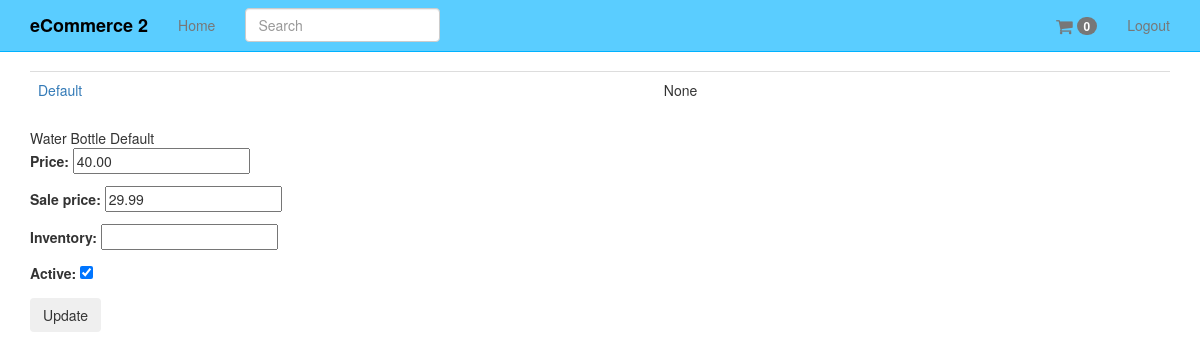
The app's page /products/3/inventory/ (signed in), older data.
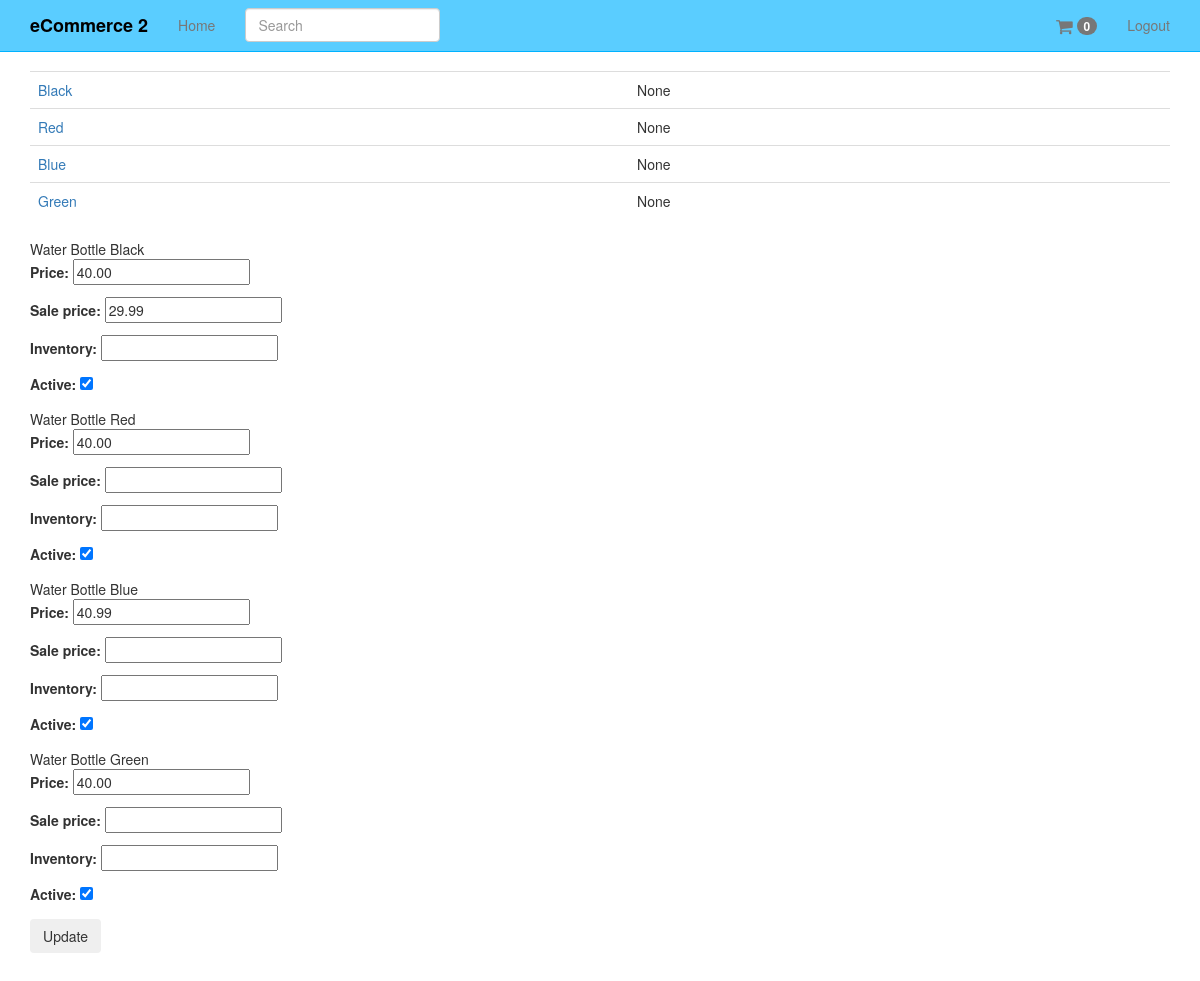
The same page, newer data.
### products/models.py (models this page shows, shortened)
class Variation(models.Model):
	product = models.ForeignKey(Product)
	title = models.CharField(max_length=120)
	price = models.DecimalField(decimal_places=2, max_digits=20)
	sale_price = models.DecimalField(decimal_places=2, max_digits=20, null=True, blank=True)
	active = models.BooleanField(default=True)
	inventory = models.IntegerField(null=True, blank=True) #refer none == unlimited amount
	def get_absolute_url(self):
		return self.product.get_absolute_url()

class Product(models.Model):
	title = models.CharField(max_length=120)
	description = models.TextField(blank=True, null=True)
	price = models.DecimalField(decimal_places=2, max_digits=20)
	active = models.BooleanField(default=True)
	categories = models.ManyToManyField('Category', blank=True)
	default = models.ForeignKey('Category', related_name='default_category', null=True, blank=True)
	objects = ProductManager()
	class Meta:
		ordering = ["-title"]
	def get_absolute_url(self):
		return reverse("product_detail", kwargs={"pk": self.pk})

### products/views.py (the view, shortened to what this page needs)
# urls.py: url(r'^(?P<pk>\d+)/inventory/$', VariationListView.as_view(), name='product_inventory'),
class VariationListView(StaffRequiredMixin, ListView):
	model = Variation
	queryset = Variation.objects.all()
	def get_context_data(self, *args, **kwargs):
		context = super(VariationListView, self).get_context_data(*args, **kwargs)
		context["formset"] = VariationInventoryFormSet(queryset=self.get_queryset())
		return context
	def get_queryset(self, *args, **kwargs):
		product_pk = self.kwargs.get("pk")
		if product_pk:
			product = get_object_or_404(Product, pk=product_pk)
			queryset = Variation.objects.filter(product=product)
		return queryset

### products/mixins.py (called while the page is built)
	@method_decorator(login_required)
	def dispatch(self, request, *args, **kwargs):
		if request.user.is_staff:
			return super(StaffRequiredMixin, self).dispatch(request, *args, **kwargs)
		else:
			raise Http404

### products/models.py (called while the page is built)
	def active(self):
		return self.filter(active=True)

	def get_queryset(self):
		return ProductQuerySet(self.model, using=self._db)

	def all(self, *args, **kwargs):
		return self.get_queryset().active()

### products/templates/products/variation_list.html (shortened to what this page needs)
{% extends "base.html" %}
{% block content %}
<table class='table'>
{% for object in object_list %}
<tr>
<td><a href='{{ object.get_absolute_url }}'>{{ object.title }}</a></td><td>{{ object.inventory }}</td>
</tr>
{% endfor %}
</table>
<form method="POST" action=""> {% csrf_token %}
{% for form in formset %}
{{ form.instance.product.title }}
{{ form.instance.title }}
{{ form.as_p }}
{% endfor %}
<input type="submit" value='Update' class='btn' />
</form>
{% endblock %}

### templates/base.html (shortened to what this page needs)
{% load staticfiles %}
<!DOCTYPE html>
<html lang="en">
  <head>
    {% include 'head_css.html' %}
  </head>
  <body>
  {% include 'navbar.html' %}
    <div class="container">
            {% block content %}
            {% endblock %}
    </div>
  </body>
</html>

### templates/head_css.html
{% load staticfiles %}
    <link rel="stylesheet" href="//maxcdn.bootstrapcdn.com/font-awesome/4.3.0/css/font-awesome.min.css">
    <link href="{% static 'css/bootstrap.min.css' %}" rel="stylesheet">
    <link href="{% static 'css/navbar-static-top.css' %}" rel="stylesheet">
     <link href="{% static 'css/custom.css' %}" rel="stylesheet">

### templates/navbar.html (shortened to what this page needs)
   {% load staticfiles %}
    <nav class="navbar navbar-default navbar-static-top">
      <div class="container">
        <div class="navbar-header">
          <a class="navbar-brand" href="{% url 'home' %}">eCommerce 2</a>
        </div>
        <div id="navbar" class="navbar-collapse collapse">
          <ul class="nav navbar-nav">
            <li><a href="{% url 'home' %}">Home</a></li>
            <form class="navbar-form navbar-left" method="GET" role="search" action='{% url "products" %}'>
            <div class="form-group">
              <input type="text" class="form-control" placeholder="Search" name="q">
            </div>
          </form>
          </ul>
          <ul class="nav navbar-nav navbar-right">
          <li>
            <a href='#'><i class="fa fa-shopping-cart fa-navbar-cart"></i> <span class='badge'>0</span></a>
          </li>
          {% if request.user.is_authenticated %}
            <li><a href="{% url 'auth_logout' %}">Logout</a></li>
            {% endif %}
          </ul>
        </div>
      </div>
    </nav>

### templates/javascript.html (shortened to what this page needs)
{% load staticfiles %}

### static_in_pro/our_static/css/navbar-static-top.css (style rules this page uses)
body { min-height: 1000px; }
.navbar-static-top { margin-bottom: 19px; background-color: #5ACDFF; border-color: #00B2FF; }
.navbar-default .navbar-brand { color: #000; font-weight: 900; }

### static_in_pro/our_static/css/custom.css (style rules this page uses)
.fa-navbar-cart { font-size: 18px; vertical-align: middle; }

Row changes from the older to the newer data that the page shows:
changed Variation: title "Default" → "Black"
added Variation: title "Red", inventory "None", instance.product "Water Bottle", instance "Red"
added Variation: title "Blue", inventory "None", instance.product "Water Bottle", instance "Blue"
added Variation: title "Green", inventory "None", instance.product "Water Bottle", instance "Green"
Text that changed along with them:
new list line: "Water Bottle Black"
new list line: "Price: Sale price: Inventory: Active: 40.00 29.99  ☑"
new list line: "Price: Sale price: Inventory: Active: 40.00   ☑"
new list line: "Price: Sale price: Inventory: Active: 40.99   ☑"
list line gone: "Water Bottle Default"
list line gone: "Price: Sale price: Inventory: Active: 40.00 29.99  ☑"
